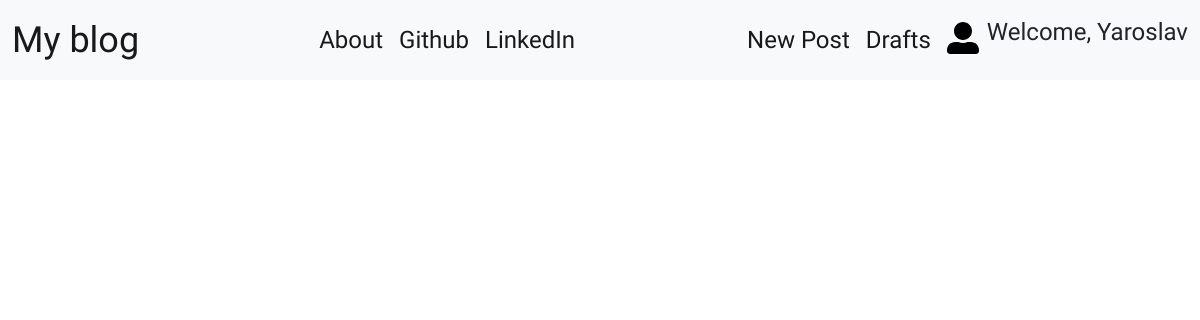
Before: / (signed in) with the older database file.
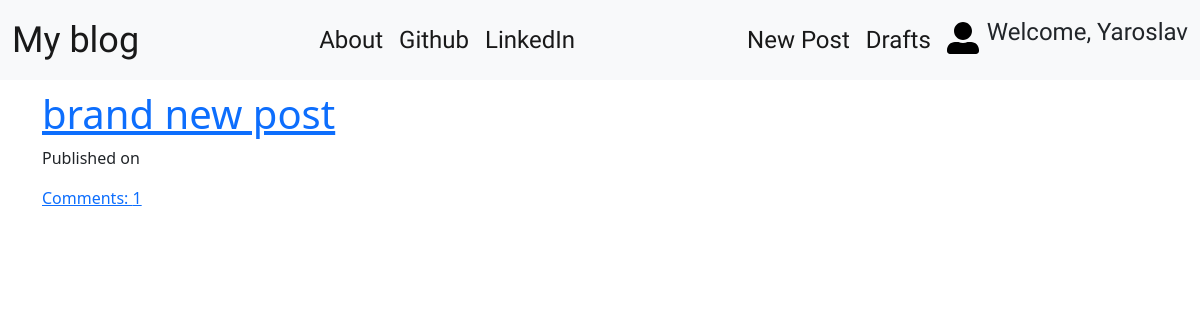
After: the same page with the newer database file.
### blog/models.py (models this page shows, shortened)
class Post(models.Model):
    author = models.ForeignKey('auth.User', on_delete=models.CASCADE)
    title = models.CharField(max_length=200)
    text = models.TextField()
    create_date = models.DateTimeField(default=timezone.now)
    published_date = models.DateTimeField(blank=True, null=True)
    def approve_comments(self):
        return self.comments.filter(approved_comment=True)

### blog/views.py (the view)
# urls.py: path('', views.PostListView.as_view(), name='post_list'),
class PostListView(ListView):
    model = Post
    def get_queryset(self):
        return Post.objects.filter(published_date__lte=timezone.now()).order_by('-published_date')

### blog/templates/blog/post_list.html
{% extends 'blog/base.html' %}
{% block content %}
<div class="centerstage">
    {% for post in post_list %}
    <div class="post">
        <h1><a href="{% url 'post_detail' pk=post.pk %}">{{ post.title }}</a></h1>
        <div class="date">
            <p>Published on {{ post.published|date:"D M Y" }}</p>
        </div>
        <a href="{% url 'post_detail' pk=post.pk %}">Comments: {{ post.approve_comments.count }}</a>
    </div>
    {% endfor %}
</div>
{% endblock %}

Changed rows visible on the page:
added Post: title "brand new post", approve_comments.count "1"
